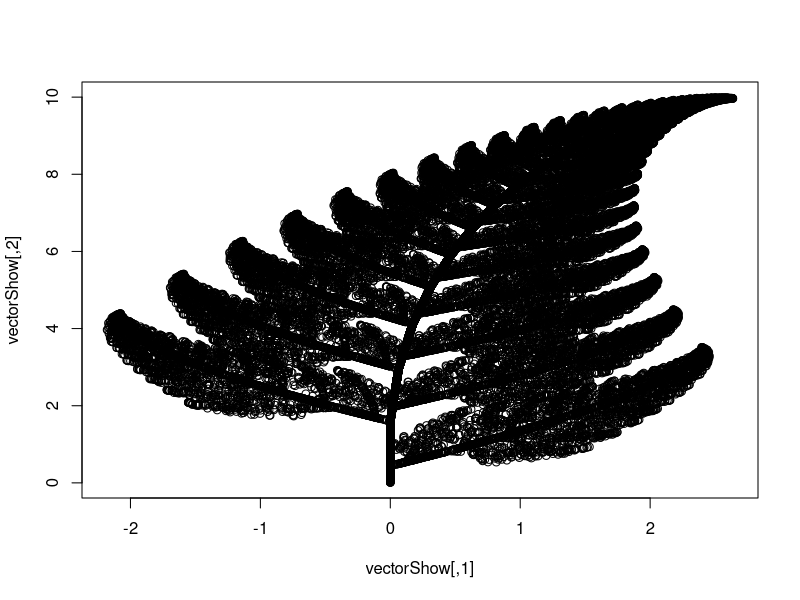
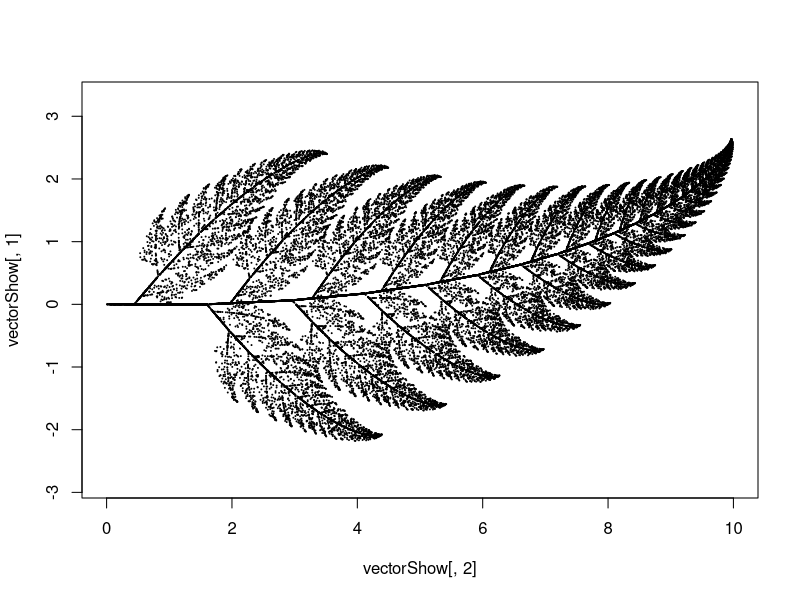

Write the R code that produced these figures, in order.
## ---- chunk 1
n0 = matrix( c( 0, 0, 0, 0.16), nrow=2, ncol=2, byrow = TRUE )
n1 = matrix( c( 0.85, 0.04, -0.04, 0.85), nrow=2, ncol=2, byrow = TRUE )
n2 = matrix( c( 0.2, -0.26, 0.23, 0.22), nrow=2, ncol=2, byrow = TRUE )
n3 = matrix( c( -0.15, 0.28, 0.26, 0.24), nrow=2, ncol=2, byrow = TRUE )
p = matrix( c(0,0), nrow=2, ncol=1, byrow = TRUE)

xais = 2
yais = 40000
vectorShow = matrix (nrow = yais, ncol = xais )

probab = seq(1,40000)
probab = runif( 40000, 0, 1)
## ---- chunk 2

for (i in 1:40000){
  if (probab[i]*100 <= 5 & probab[i]*100 > 0) {
    p = n0 %*% p
    vectorShow[i,] = p[,1]
  } else if (probab[i]*100 > 5 & probab[i]*100 <= 86){
    p = n1 %*% p + matrix( c(0, 1.6), nrow=2, ncol=1, byrow = TRUE)
    vectorShow[i,] = p[,1]
  } else if(probab[i]*100 > 86 & probab[i]*100 <= 93){
    p = n2 %*% p + matrix( c(0, 1.6), nrow=2, ncol=1, byrow = TRUE)
    vectorShow[i,] = p[,1]
  } else if (probab[i]*100 > 93 & probab[i]*100 <= 100) {
    p = n3 %*% p + matrix( c(0, 0.44), nrow=2, ncol=1, byrow = TRUE)
    vectorShow[i,] = p[,1]
  }
}
## ---- chunk 3
plot(vectorShow)

plot(x = vectorShow[, 2], y = vectorShow[, 1], plt = c(0, 10, -5, 5), cex = 0.1, asp = 1)
